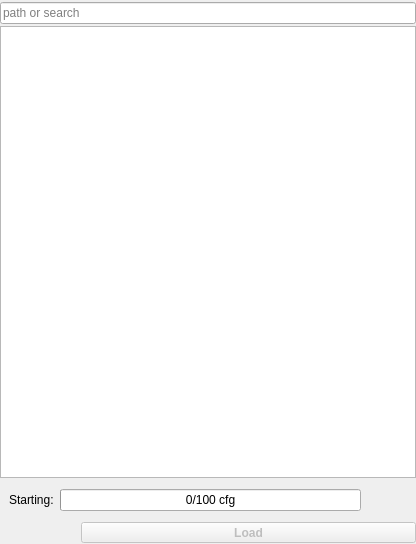
<?xml version="1.0" encoding="UTF-8"?>
<ui version="4.0">
 <class>ui_dock_launch</class>
 <widget class="QDockWidget" name="ui_dock_launch">
  <property name="geometry">
   <rect>
    <x>0</x>
    <y>0</y>
    <width>416</width>
    <height>544</height>
   </rect>
  </property>
  <property name="features">
   <set>QDockWidget::DockWidgetFloatable|QDockWidget::DockWidgetMovable</set>
  </property>
  <property name="windowTitle">
   <string>Launch files</string>
  </property>
  <widget class="QWidget" name="ui_dock_widget_contents">
   <layout class="QVBoxLayout" name="verticalLayout">
    <property name="spacing">
     <number>2</number>
    </property>
    <property name="leftMargin">
     <number>0</number>
    </property>
    <property name="topMargin">
     <number>2</number>
    </property>
    <property name="rightMargin">
     <number>0</number>
    </property>
    <property name="bottomMargin">
     <number>0</number>
    </property>
    <item>
     <widget class="QFrame" name="ui_launch_filter_frame">
      <layout class="QHBoxLayout" name="horizontalLayout_8">
       <property name="margin">
        <number>0</number>
       </property>
       <item>
        <widget class="EnchancedLineEdit" name="ui_search_line">
         <property name="placeholderText">
          <string>path or search</string>
         </property>
        </widget>
       </item>
      </layout>
     </widget>
    </item>
    <item>
     <widget class="QListView" name="ui_file_view">
      <property name="editTriggers">
       <set>QAbstractItemView::EditKeyPressed</set>
      </property>
     </widget>
    </item>
    <item>
     <widget class="QFrame" name="ui_frame_progress_cfg">
      <property name="frameShape">
       <enum>QFrame::NoFrame</enum>
      </property>
      <property name="frameShadow">
       <enum>QFrame::Plain</enum>
      </property>
      <property name="lineWidth">
       <number>0</number>
      </property>
      <layout class="QHBoxLayout" name="horizontalLayout_6">
       <item>
        <widget class="QLabel" name="ui_label_progress_cfg">
         <property name="text">
          <string>Starting:</string>
         </property>
        </widget>
       </item>
       <item>
        <widget class="QProgressBar" name="ui_bar_progress_cfg">
         <property name="value">
          <number>0</number>
         </property>
         <property name="format">
          <string>%v/%m cfg</string>
         </property>
        </widget>
       </item>
       <item>
        <widget class="QPushButton" name="ui_button_progress_cancel_cfg">
         <property name="icon">
          <iconset resource="GUI.qrc">
           <normaloff>:/icons/crystal_clear_button_close.png</normaloff>:/icons/crystal_clear_button_close.png</iconset>
         </property>
         <property name="flat">
          <bool>true</bool>
         </property>
        </widget>
       </item>
      </layout>
     </widget>
    </item>
    <item>
     <widget class="QFrame" name="ui_frame_launch_control">
      <property name="frameShape">
       <enum>QFrame::NoFrame</enum>
      </property>
      <property name="frameShadow">
       <enum>QFrame::Raised</enum>
      </property>
      <layout class="QHBoxLayout" name="horizontalLayout">
       <property name="spacing">
        <number>1</number>
       </property>
       <property name="margin">
        <number>0</number>
       </property>
       <item>
        <widget class="QPushButton" name="ui_button_edit">
         <property name="enabled">
          <bool>false</bool>
         </property>
         <property name="sizePolicy">
          <sizepolicy hsizetype="Fixed" vsizetype="Fixed">
           <horstretch>0</horstretch>
           <verstretch>0</verstretch>
          </sizepolicy>
         </property>
         <property name="maximumSize">
          <size>
           <width>26</width>
           <height>16777215</height>
          </size>
         </property>
         <property name="toolTip">
          <string>&lt;!DOCTYPE HTML PUBLIC &quot;-//W3C//DTD HTML 4.0//EN&quot; &quot;http://www.w3.org/TR/REC-html40/strict.dtd&quot;&gt;
&lt;html&gt;&lt;head&gt;&lt;meta name=&quot;qrichtext&quot; content=&quot;1&quot; /&gt;&lt;style type=&quot;text/css&quot;&gt;
p, li { white-space: pre-wrap; }
&lt;/style&gt;&lt;/head&gt;&lt;body style=&quot; font-family:'Ubuntu'; font-size:9pt; font-weight:400; font-style:normal;&quot;&gt;
&lt;p style=&quot; margin-top:0px; margin-bottom:0px; margin-left:0px; margin-right:0px; -qt-block-indent:0; text-indent:0px;&quot;&gt;Opens an editor for selected lauch file &lt;span style=&quot; font-weight:600;&quot;&gt;Ctrl+E&lt;/span&gt; or &lt;span style=&quot; font-weight:600;&quot;&gt;F4&lt;/span&gt;&lt;/p&gt;&lt;/body&gt;&lt;/html&gt;</string>
         </property>
         <property name="whatsThis">
          <string>&lt;html&gt;&lt;head/&gt;&lt;body&gt;&lt;p&gt;&lt;span style=&quot; font-family:'Helvetica,Verdana,Arial,Lucida Grande,sans-serif'; font-size:15px; color:#000000; background-color:#ffffff;&quot;&gt;Opens a &lt;/span&gt;&lt;span style=&quot; font-family:'Courier New,courier'; font-size:15px; color:#000000; background-color:#ffffff;&quot;&gt;Launch Editor&lt;/span&gt;&lt;span style=&quot; font-family:'Helvetica,Verdana,Arial,Lucida Grande,sans-serif'; font-size:15px; color:#000000; background-color:#ffffff;&quot;&gt; is a simple text editor with &lt;/span&gt;&lt;a href=&quot;http://www.ros.org/wiki/roslaunch/XML&quot;&gt;&lt;span style=&quot; font-family:'Helvetica,Verdana,Arial,Lucida Grande,sans-serif'; font-size:15px; color:#2b7fcf; background-color:#ffffff;&quot;&gt;roslaunch XML&lt;/span&gt;&lt;/a&gt;&lt;span style=&quot; font-family:'Helvetica,Verdana,Arial,Lucida Grande,sans-serif'; font-size:15px; color:#000000; background-color:#ffffff;&quot;&gt; syntax highlighting. The included files are open in a new tab by &lt;/span&gt;&lt;span style=&quot; font-family:'Helvetica,Verdana,Arial,Lucida Grande,sans-serif'; font-size:15px; font-weight:600; color:#000000; background-color:#ffffff;&quot;&gt;Ctrl+(left mouse click)&lt;/span&gt;&lt;span style=&quot; font-family:'Helvetica,Verdana,Arial,Lucida Grande,sans-serif'; font-size:15px; color:#000000; background-color:#ffffff;&quot;&gt;. If the file does not exists, it will be created.&lt;/span&gt;&lt;/p&gt;&lt;/body&gt;&lt;/html&gt;</string>
         </property>
         <property name="text">
          <string/>
         </property>
         <property name="icon">
          <iconset resource="GUI.qrc">
           <normaloff>:/icons/crystal_clear_edit_launch.png</normaloff>:/icons/crystal_clear_edit_launch.png</iconset>
         </property>
         <property name="shortcut">
          <string>Ctrl+E</string>
         </property>
         <property name="flat">
          <bool>true</bool>
         </property>
        </widget>
       </item>
       <item>
        <widget class="QPushButton" name="ui_button_new">
         <property name="sizePolicy">
          <sizepolicy hsizetype="Fixed" vsizetype="Fixed">
           <horstretch>0</horstretch>
           <verstretch>0</verstretch>
          </sizepolicy>
         </property>
         <property name="maximumSize">
          <size>
           <width>26</width>
           <height>26</height>
          </size>
         </property>
         <property name="toolTip">
          <string>&lt;!DOCTYPE HTML PUBLIC &quot;-//W3C//DTD HTML 4.0//EN&quot; &quot;http://www.w3.org/TR/REC-html40/strict.dtd&quot;&gt;
&lt;html&gt;&lt;head&gt;&lt;meta name=&quot;qrichtext&quot; content=&quot;1&quot; /&gt;&lt;style type=&quot;text/css&quot;&gt;
p, li { white-space: pre-wrap; }
&lt;/style&gt;&lt;/head&gt;&lt;body style=&quot; font-family:'Ubuntu'; font-size:9pt; font-weight:400; font-style:normal;&quot;&gt;
&lt;p style=&quot; margin-top:0px; margin-bottom:0px; margin-left:0px; margin-right:0px; -qt-block-indent:0; text-indent:0px;&quot;&gt;Creates a new launch file&lt;/p&gt;&lt;/body&gt;&lt;/html&gt;</string>
         </property>
         <property name="whatsThis">
          <string>&lt;html&gt;&lt;head/&gt;&lt;body&gt;&lt;p&gt;&lt;span style=&quot; font-family:'Helvetica,Verdana,Arial,Lucida Grande,sans-serif'; font-size:15px; color:#000000; background-color:#ffffff;&quot;&gt;New included file can be created in editor by writing an include tag and open this by &lt;/span&gt;&lt;span style=&quot; font-family:'Helvetica,Verdana,Arial,Lucida Grande,sans-serif'; font-size:15px; font-weight:600; color:#000000; background-color:#ffffff;&quot;&gt;Ctrl+(left mouse click)&lt;/span&gt;&lt;span style=&quot; font-family:'Helvetica,Verdana,Arial,Lucida Grande,sans-serif'; font-size:15px; color:#000000; background-color:#ffffff;&quot;&gt;. If the file does not exists, it will be created.&lt;/span&gt;&lt;/p&gt;&lt;/body&gt;&lt;/html&gt;</string>
         </property>
         <property name="text">
          <string/>
         </property>
         <property name="icon">
          <iconset resource="GUI.qrc">
           <normaloff>:/icons/crystal_clear_launch_file_new.png</normaloff>:/icons/crystal_clear_launch_file_new.png</iconset>
         </property>
         <property name="shortcut">
          <string>Ctrl+N</string>
         </property>
         <property name="flat">
          <bool>true</bool>
         </property>
        </widget>
       </item>
       <item>
        <widget class="QPushButton" name="ui_button_transfer">
         <property name="enabled">
          <bool>false</bool>
         </property>
         <property name="sizePolicy">
          <sizepolicy hsizetype="Fixed" vsizetype="Fixed">
           <horstretch>0</horstretch>
           <verstretch>0</verstretch>
          </sizepolicy>
         </property>
         <property name="maximumSize">
          <size>
           <width>26</width>
           <height>16777215</height>
          </size>
         </property>
         <property name="toolTip">
          <string>&lt;!DOCTYPE HTML PUBLIC &quot;-//W3C//DTD HTML 4.0//EN&quot; &quot;http://www.w3.org/TR/REC-html40/strict.dtd&quot;&gt;
&lt;html&gt;&lt;head&gt;&lt;meta name=&quot;qrichtext&quot; content=&quot;1&quot; /&gt;&lt;style type=&quot;text/css&quot;&gt;
p, li { white-space: pre-wrap; }
&lt;/style&gt;&lt;/head&gt;&lt;body style=&quot; font-family:'Ubuntu'; font-size:9pt; font-weight:400; font-style:normal;&quot;&gt;
&lt;p style=&quot; margin-top:0px; margin-bottom:0px; margin-left:0px; margin-right:0px; -qt-block-indent:0; text-indent:0px;&quot;&gt;Copies the selected (+included) file to a remote host &lt;span style=&quot; font-weight:600;&quot;&gt;Ctrl+T&lt;/span&gt;. This is usefull to load the changes as default configuration on remote host.&lt;/p&gt;&lt;/body&gt;&lt;/html&gt;</string>
         </property>
         <property name="whatsThis">
          <string>&lt;!DOCTYPE HTML PUBLIC &quot;-//W3C//DTD HTML 4.0//EN&quot; &quot;http://www.w3.org/TR/REC-html40/strict.dtd&quot;&gt;
&lt;html&gt;&lt;head&gt;&lt;meta name=&quot;qrichtext&quot; content=&quot;1&quot; /&gt;&lt;style type=&quot;text/css&quot;&gt;
p, li { white-space: pre-wrap; }
&lt;/style&gt;&lt;/head&gt;&lt;body style=&quot; font-family:'Ubuntu'; font-size:9pt; font-weight:400; font-style:normal;&quot;&gt;
&lt;p style=&quot; margin-top:0px; margin-bottom:0px; margin-left:0px; margin-right:0px; -qt-block-indent:0; text-indent:0px;&quot;&gt;Since only local launch files can be edited, is sometimes useful to copy the changed files to a remote host, for example to load as &lt;span style=&quot; font-weight:600;&quot;&gt;Default configuration&lt;/span&gt; on the remote host. &lt;/p&gt;
&lt;p style=&quot;-qt-paragraph-type:empty; margin-top:0px; margin-bottom:0px; margin-left:0px; margin-right:0px; -qt-block-indent:0; text-indent:0px;&quot;&gt;&lt;br /&gt;&lt;/p&gt;
&lt;p style=&quot; margin-top:0px; margin-bottom:0px; margin-left:0px; margin-right:0px; -qt-block-indent:0; text-indent:0px;&quot;&gt;&lt;img src=&quot;:/icons/crystal_clear_warning.png&quot; /&gt; The copying of the include files must be activated in the opened dialog. &lt;/p&gt;&lt;/body&gt;&lt;/html&gt;</string>
         </property>
         <property name="text">
          <string/>
         </property>
         <property name="icon">
          <iconset resource="GUI.qrc">
           <normaloff>:/icons/crystal_clear_launch_file_transfer.png</normaloff>:/icons/crystal_clear_launch_file_transfer.png</iconset>
         </property>
         <property name="shortcut">
          <string>Ctrl+T</string>
         </property>
         <property name="flat">
          <bool>true</bool>
         </property>
        </widget>
       </item>
       <item>
        <widget class="QToolButton" name="ui_button_load">
         <property name="enabled">
          <bool>false</bool>
         </property>
         <property name="sizePolicy">
          <sizepolicy hsizetype="Preferred" vsizetype="Fixed">
           <horstretch>0</horstretch>
           <verstretch>0</verstretch>
          </sizepolicy>
         </property>
         <property name="font">
          <font>
           <weight>75</weight>
           <bold>true</bold>
          </font>
         </property>
         <property name="toolTip">
          <string>&lt;!DOCTYPE HTML PUBLIC &quot;-//W3C//DTD HTML 4.0//EN&quot; &quot;http://www.w3.org/TR/REC-html40/strict.dtd&quot;&gt;
&lt;html&gt;&lt;head&gt;&lt;meta name=&quot;qrichtext&quot; content=&quot;1&quot; /&gt;&lt;style type=&quot;text/css&quot;&gt;
p, li { white-space: pre-wrap; }
&lt;/style&gt;&lt;/head&gt;&lt;body style=&quot; font-family:'Ubuntu'; font-size:9pt; font-weight:400; font-style:normal;&quot;&gt;
&lt;p style=&quot; margin-top:0px; margin-bottom:0px; margin-left:0px; margin-right:0px; -qt-block-indent:0; text-indent:0px;&quot;&gt;Loads the selected configuration &lt;span style=&quot; font-weight:600;&quot;&gt;Ctrl+L&lt;/span&gt;&lt;/p&gt;&lt;/body&gt;&lt;/html&gt;</string>
         </property>
         <property name="text">
          <string>Load</string>
         </property>
         <property name="icon">
          <iconset resource="GUI.qrc">
           <normaloff>:/icons/crystal_clear_launch_file.png</normaloff>:/icons/crystal_clear_launch_file.png</iconset>
         </property>
         <property name="shortcut">
          <string>Ctrl+L</string>
         </property>
         <property name="toolButtonStyle">
          <enum>Qt::ToolButtonTextBesideIcon</enum>
         </property>
        </widget>
       </item>
      </layout>
     </widget>
    </item>
   </layout>
  </widget>
 </widget>
 <customwidgets>
  <customwidget>
   <class>EnchancedLineEdit</class>
   <extends>QLineEdit</extends>
   <header>node_manager_fkie/launch_enchanced_line_edit</header>
  </customwidget>
 </customwidgets>
 <tabstops>
  <tabstop>ui_search_line</tabstop>
  <tabstop>ui_file_view</tabstop>
  <tabstop>ui_button_load</tabstop>
  <tabstop>ui_button_progress_cancel_cfg</tabstop>
  <tabstop>ui_button_edit</tabstop>
  <tabstop>ui_button_new</tabstop>
  <tabstop>ui_button_transfer</tabstop>
 </tabstops>
 <resources>
  <include location="GUI.qrc"/>
 </resources>
 <connections/>
</ui>
